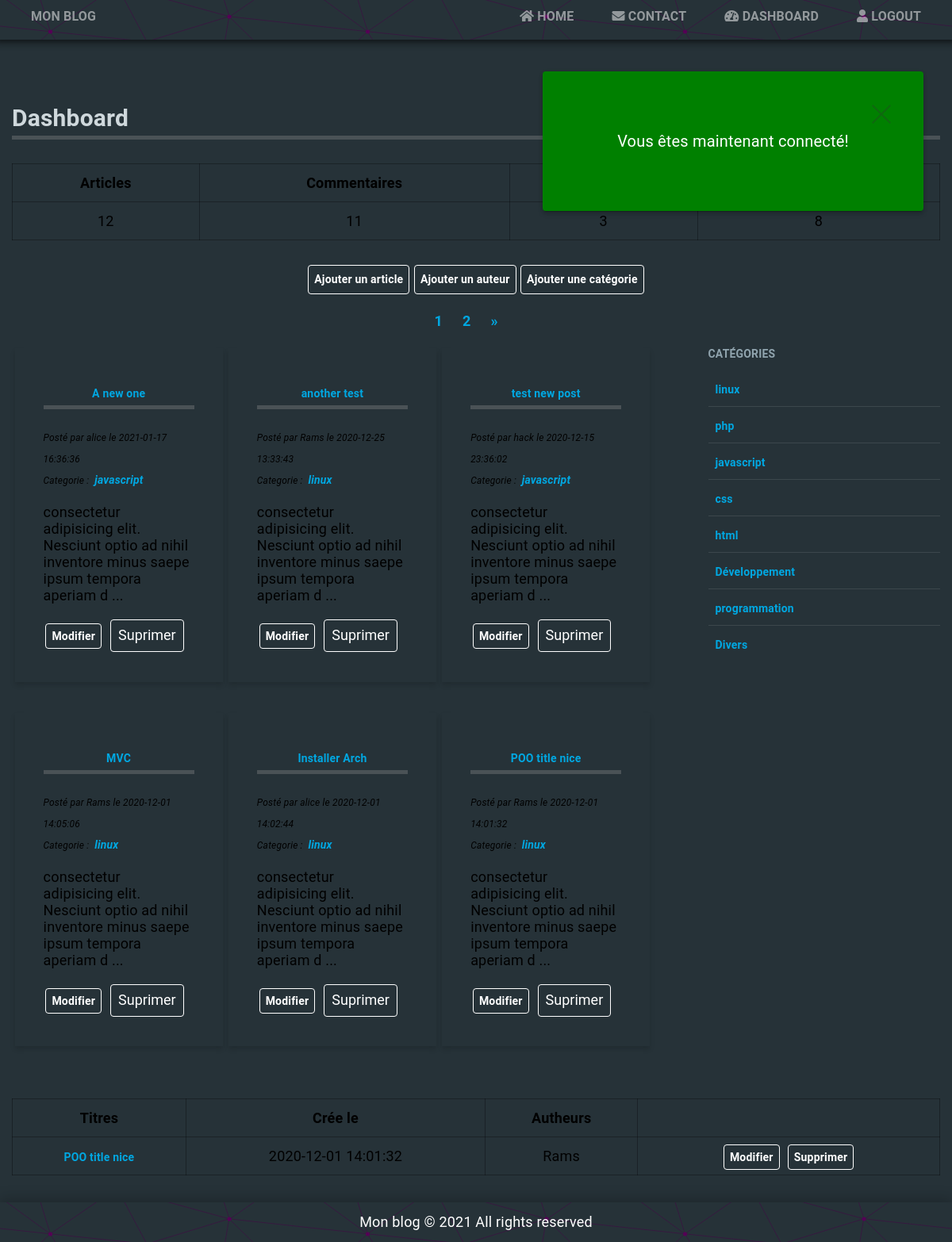
The app's page /dashboard.php (signed in) with its own data.
### tables this page shows
CREATE TABLE `posts` (
  `id` int(11) UNSIGNED NOT NULL,
  `title` varchar(100) NOT NULL,
  `content` text NOT NULL,
  `author_id` int(10) UNSIGNED NOT NULL,
  `category_id` int(10) UNSIGNED NOT NULL,
  `created` datetime NOT NULL,
  `updated` datetime DEFAULT NULL,
  `published` tinyint(4) DEFAULT NULL
);

CREATE TABLE `authors` (
  `id` int(11) UNSIGNED NOT NULL,
  `authorName` varchar(60) NOT NULL,
  `authorEmail` varchar(100) NOT NULL
);

CREATE TABLE `categories` (
  `id` int(11) UNSIGNED NOT NULL,
  `categoryName` varchar(50) NOT NULL
);

### inc/DatabaseConnection.php (called while the page is built)
<?php
function getDatabase()
{
    try {
        $pdo = new PDO('mysql:host=localhost;dbname=project_blog;charset=utf8', 'root', 'root');
        $pdo->setAttribute(PDO::ATTR_ERRMODE, PDO::ERRMODE_EXCEPTION);
        $pdo->exec('SET NAMES "utf8"');
    } catch (\PDOException $e) {
        die('Error: ' . $e->getMessage());
    }
    return $pdo;
}

### inc/utils.php (called while the page is built, shortened)
<?php
function validate(string $args)
{
    return htmlspecialchars($args, ENT_QUOTES, 'UTF-8');
}

### dashboard.php (the view, shortened to what this page needs)
<?php
include_once 'inc/utils.php';
include_once 'inc/DatabaseConnection.php';
$sql = 'SELECT COUNT(*) AS totalPosts FROM posts';
$statement = getDatabase()->query($sql);
$result = $statement->fetch(PDO::FETCH_OBJ);
$totalPosts = $result->totalPosts;
$postPerPage = 6;
$currentPage = 1;
$totalPages = ceil($totalPosts/$postPerPage);
$startCount = ($currentPage - 1) * $postPerPage;
$sql = 'SELECT
            posts.id, title, content, author_id, category_id, created,
            authors.authorName,
            categories.categoryName
        FROM posts
        INNER JOIN authors ON posts.author_id = authors.id
        INNER JOIN categories ON posts.category_id = categories.id
        ORDER BY created DESC LIMIT
'. $startCount . ',' . $postPerPage;
$statement = getDatabase()->query($sql);
$posts = $statement->fetchAll(PDO::FETCH_OBJ);
$sql = 'SELECT id, categoryName FROM categories';
$statement = getDatabase()->query($sql);
$categories = $statement->fetchAll(PDO::FETCH_OBJ);
$sql = 'SELECT COUNT(*) AS totalAuthors FROM authors';
$statement = getDatabase()->query($sql);
$result = $statement->fetch(PDO::FETCH_OBJ);
$totalAuthors = $result->totalAuthors;
$sql = 'SELECT COUNT(*) AS totalCategories FROM categories';
$statement = getDatabase()->query($sql);
$result = $statement->fetch(PDO::FETCH_OBJ);
$totalCategories = $result->totalCategories;
$sql = 'SELECT COUNT(*) AS totalComments FROM comments';
$statement = getDatabase()->query($sql);
$result = $statement->fetch(PDO::FETCH_OBJ);
$totalComments = $result->totalComments;
?>
<!DOCTYPE html>
<html lang="fr">
<head>
    <link rel="stylesheet" href="https://use.fontawesome.com/releases/v5.11.2/css/all.css">
    <link rel="stylesheet" href="/css/normalize.css">
    <link rel="stylesheet" href="/css/style.css">
</head>
<body>
	<header>
        <section class="container">
            <div class="header-top">
                <a href="/">Mon blog</a>
                <nav>
                    <a href="/index.php"><i class="fas fa-home"></i>&nbsp;Home</a>
                    <a href="/contact.php"><i class="fas fa-envelope"></i>&nbsp;Contact</a>
                    <a href="/dashboard.php"><i class="fas fa-tachometer-alt"></i>&nbsp;Dashboard</a>
                    <a href="/logout.php"><i class="fas fa-user"></i>&nbsp;Logout</a>
                </nav>
            </div>
        </section>
    </header>
    <main class="container">
        <h1>Dashboard</h1>
        <?php if (isset($_SESSION['flashbox'])): ?>
            <?php foreach ($_SESSION['flashbox'] as $type => $message): ?>
    			<section class="flashbox flashbox-<?= $type; ?>">
                    <span class="close"></span>
    				<p><?= $message; ?></p>
    			</section>
    		<?php endforeach ?>
    	<?php endif ?>
        <section class="dashboard">
            <table>
                <thead>
                    <tr>
                        <th>Articles</th>
                        <th>Commentaires</th>
                        <th>Auteurs</th>
                        <th>Catégories</th>
                    </tr>
                </thead>
                <tbody>
                    <tr>
                        <td><?= (int)$totalPosts ?></td>
                        <td><?= (int)$totalComments ?></td>
                        <td><?= (int)$totalAuthors ?></td>
                        <td><?= (int)$totalCategories ?></td>
                    </tr>
                </tbody>
            </table>
            <nav>
                <a class="btn" href="/addpost.php">Ajouter un article</a>
                <a class="btn" href="/addauthor.php">Ajouter un auteur</a>
                <a class="btn" href="/addcategory.php">Ajouter une catégorie</a>
            </nav>
        </section>
        <ul class="pagination">
            <?php for ($index = 1; $index <= $totalPages ; $index++): ?>
                <li>
                    <a href="/dashboard.php?page=<?= $index ?>"><?= $index ?></a>
                </li>
            <?php endfor ?>
            <?php if ($currentPage < $totalPages): ?>
                <li class="next">
                    <a href="/dashboard.php?page=<?= $currentPage + 1 ?>">&raquo;</a>
                </li>
            <?php endif ?>
        </ul>
        <section class="post-content">
            <?php foreach ($posts as $post): ?>
                <article class="card">
                    <h2 class="">
                        <a href="/showpost.php?id=<?= intval($post->id) ?>"><?= validate($post->title) ?></a>
                    </h2>
                    <em>Posté par <?= validate($post->authorName) ?> le <?= validate($post->created) ?></em>
                    <em>
                        Categorie&nbsp;:
                        <a href="/category.php?id=<?= intval($post->category_id) ?>">
                            &nbsp;<?= validate($post->categoryName) ?>
                        </a>
                    </em>
                    <p><?= nl2br(substr(validate($post->content), 0, 100)) ?>&nbsp;...</p>
                    <a class="btn" href="/editpost.php?id=<?= intval($post->id) ?>">Modifier</a>
                    <form action="/deletepost.php?id=<?= intval($post->id) ?>" method="POST"
                        onsubmit="return confirm('Voulez vous vraiment effectuer cette action ?')" style="display:inline;">
                        <input class="btn" type="submit" value="Suprimer">
                    </form>
                </article>
            <?php endforeach ?>
        </section>
        <aside class="categories">
            <h4>Catégories</h4>
            <ul>
                <?php foreach ($categories as $category): ?>
                    <li>
                        <a href="/category.php?id=<?= intval($category->id) ?>">
                            <?= validate($category->categoryName) ?>
                        </a>
                    </li>
                <?php endforeach ?>
            </ul>
        </aside>
        <div class="clearfix"></div>
        <section>
            <table>
                <thead>
                    <tr>
                        <th>Titres</th>
                        <th>Crée le</th>
                        <th>Autheurs</th>
                        <th>&nbsp;</th>
                    </tr>
                </thead>
                <tbody>
                    <tr>
                        <td><a href="/showpost.php?id=<?= intval($post->id) ?>"><?= validate($post->title) ?></a></td>
                        <td><?= validate($post->created) ?></td>
                        <td><?= validate($post->authorName) ?></td>
                        <td>
                            <a class="btn" href="/editpost.php?id=<?= intval($post->id) ?>">Modifier</a>
                            <a class="btn" href="/deletepost.php?id=<?= intval($post->id) ?>">Supprimer</a>
                        </td>
                    </tr>
                </tbody>
            </table>
        </section>
    </main>
    <footer>
        <p>Mon blog &copy; <?= Date('Y') ?> All rights reserved</p>
    </footer>
</body>
</html>

### css/style.css (style rules this page uses)
:root { --bg-primary: #263238; --text-color: #000; --title-color: #cfd8dc; }
html { height: 100%; font-size: 62.5%; }
body { position: relative; min-height: 100%; padding-bottom: 3em; font-family: Roboto, Oxygen-Sans, Ubuntu, Cantarell, "Helvetica Neue", sans-serif; font-size: 1.8rem; letter-spacing: .01em; line-height: 1.5; background: var(--bg-primary); }
*, *::before, *::after { -webkit-box-sizing: border-box; -moz-box-sizing: border-box; -o-box-sizing: border-box; box-sizing: border-box; }
.clearfix:after, .clearfix:before { content: ''; display: block; }
.clearfix:after { clear: both; }
.container { margin: 0 auto; width: 100%; }
@media screen and (min-width: 768px) { .container { width: 750px; } }
@media (min-width: 992px) { .container { width: 970px; } }
@media (min-width: 1200px) { .container { width: 1170px; } }
header { position: fixed; top: 0; width: 100%; margin-bottom: 5em; min-height: 50px; box-shadow: 0 0 4px 2px rgba(0, 0, 0, .3), 0 0 4px 5px rgba(0, 0, 0, .2), 0 0 4px 10px rgba(0, 0, 0, .1); background-color: #263238; z-index: 999; }
.header-top { display: flex; justify-content: space-between; align-items: center; max-height: 50px; }
.header-top a { padding: 0.5em 1.5em; line-height: 25px; font-size: 1.6rem; text-transform: uppercase; color: rgba(255, 255, 255, 0.5); }
nav { display: flex; justify-content: center; }
a { font-size: 1.4rem; font-weight: bold; text-decoration: none; color: rgba(0, 167, 225, 1); transition: all .3s ease-in; }
h1, h2, h3 { margin-top: 0; font-size: 3rem; color: var(--title-color); border-bottom: 5px solid rgba(155, 155, 155, .3); }
p { font: normal 1.8rem 'Roboto', Helvetica, Arial, sans-serif; color: var(--text-color); }
main { padding-top: 7em; }
form { margin-bottom: 2em; }
.btn, input[type=submit] { padding: .5em; margin: .1em .2em; background-color: transparent; color: white; border: 1px solid #fff; border-radius: 4px; cursor: pointer; }
.post-content { display: -webkit-flex; display: -ms-flex; display: flex; flex-direction: column; }
.card { padding: 2em; margin: .2em; width: 100%; margin-bottom: 2em; box-shadow: 0 4px 6px 0 rgba(0, 0, 0, .14); transition: all .3s ease-in; }
.card h2 { font-size: 2.4rem; text-align: center; }
.card a { font-size: 1.4rem; text-align: center; transition: all .3s ease-in; }
.card em { font-size: 1.2rem; }
.categories { float: right; width: 25%; }
.categories h4 { font-size: 1.4rem; margin-top: 0; margin-bottom: 1rem; text-transform: uppercase; color: #90a4ae; }
.categories ul { margin: 0; padding-left: 0; list-style: none; }
.categories ul li { border-bottom: 1px solid rgba(255, 255, 255, 0.1); padding: 0.5em; }
.categories ul li:last-child { border: none; }
.post-content { display: -webkit-flex; display: -ms-flex; display: flex; flex-direction: column; float: left; width: 70%; }
@media (min-width: 992px) { .post-content { flex-flow: row wrap; } }
@media (min-width: 992px) { .card { padding: 2em; margin: .2em; max-width: 32%; margin-bottom: 2em; } }
.pagination { display: -webkit-flex; display: -ms-flex; display: flex; list-style: none; padding-left: 0; justify-content: center; }
.pagination li a { font-size: 1.8rem; padding-right: 2.5rem; }
table { display: table; margin: 3rem 0; width: 100%; border-collapse: collapse; text-align: center; }
th, td { padding: 1rem; border: 1px solid rgba(0, 0, 0, .3); }
.flashbox { position: absolute; width: 40%; right: 2em; top: 5em; padding: 2em; border-radius: 4px; box-shadow: 0 4px 6px 0 rgba(0, 0, 0, .14), 0 1px 5px 0 rgba(0, 0, 0, .12), 0 3px 1px -2px rgba(0, 0, 0, .2); }
.flashbox p { padding: 1em; font-size: 2rem; text-align: center; color: #fff; }
.flashbox-success { background: green; }
.flashbox .close { margin: 1em; position: absolute; right: 20px; top: 20px; width: 32px; height: 32px; opacity: 0.3; transition: all 0.3s ease-in; }
.flashbox .close:after, .flashbox .close:before { content: ''; position: absolute; left: 50%; height: 32px; width: 2px; background: #333; }
.flashbox .close:after { transform: rotate(45deg); }
.flashbox .close:before { transform: rotate(-45deg); }
footer { position: absolute; width: 100%; min-height: 50px; bottom: 0; background-color: #263238; box-shadow: 0 -4px 17px 1px rgba(0, 0, 0, 0.2); }
footer p { margin: 0; line-height: 50px; text-align: center; color: #fff; }

### records on screen
posts: title "A new one", author.authorName "alice", created "2021-01-17 16:36:36", category.categoryName "javascript", content "consectetur adipisicing elit. Nesciunt optio ad nihil inventore minus saepe ipsum tempora aperiam d"
posts: title "another test", author.authorName "Rams", created "2020-12-25 13:33:43", category.categoryName "linux", content "consectetur adipisicing elit. Nesciunt optio ad nihil inventore minus saepe ipsum tempora aperiam d"
posts: title "test new post", author.authorName "hack", created "2020-12-15 23:36:02", category.categoryName "javascript", content "consectetur adipisicing elit. Nesciunt optio ad nihil inventore minus saepe ipsum tempora aperiam d"
posts: title "MVC", author.authorName "Rams", created "2020-12-01 14:05:06", category.categoryName "linux", content "consectetur adipisicing elit. Nesciunt optio ad nihil inventore minus saepe ipsum tempora aperiam d"
posts: title "Installer Arch", author.authorName "alice", created "2020-12-01 14:02:44", category.categoryName "linux", content "consectetur adipisicing elit. Nesciunt optio ad nihil inventore minus saepe ipsum tempora aperiam d"
posts: title "POO title nice", author.authorName "Rams", created "2020-12-01 14:01:32", category.categoryName "linux", content "consectetur adipisicing elit. Nesciunt optio ad nihil inventore minus saepe ipsum tempora aperiam d"
categories: categoryName "linux"
categories: categoryName "php"
categories: categoryName "javascript"
categories: categoryName "css"
categories: categoryName "html"
categories: categoryName "Développement"
categories: categoryName "programmation"
categories: categoryName "Divers"
authors: authorName "Rams"

### other values on screen
$message "Vous êtes maintenant connecté!"
$totalPosts "12"
$totalComments "11"
$totalAuthors "3"
$totalCategories "8"
Date('Y') "2021"
